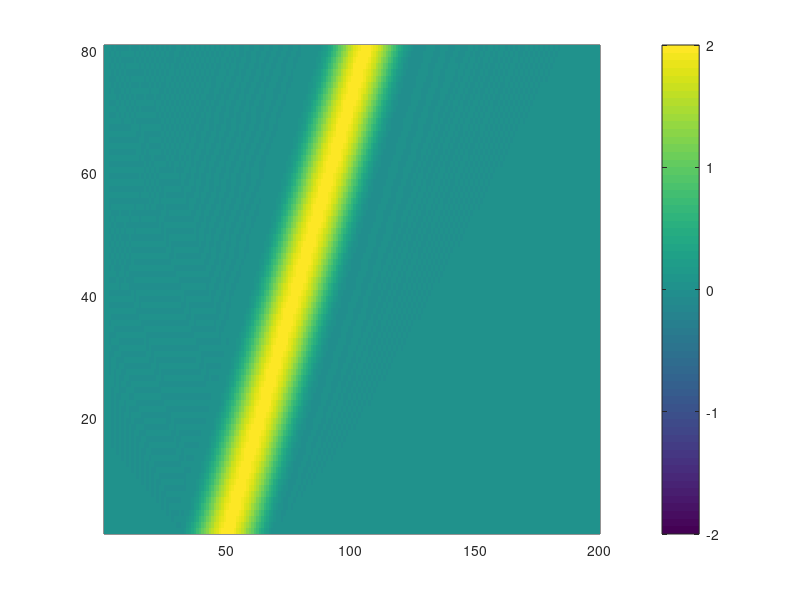

MATLAB code for this plot:
clear 
close all

%% condicion inicial
u(1:1:200) = 0;
for jj = -20:20
    u(1,jj+50) = 1 + cos(pi*jj/20);
end
%plot(u)

%c = -.5;
c = 2;
%Del_T = 1;
Del_T = .35; % delta_t <= delta_x / c,
% en este caso delta_x/c = 1/2,
% entonces delta_t debe ser menor a 1/2
% por tanto delta_t = .35 cumple esta condicion
Del_X = 1;

u5(1:200,1:80)=0;
u5(:,1)=u;

%% primer paso t=1
n=1;
for jj = 2:99
    u5(jj,n+1) = u5(jj,n) - c*(Del_T/2*Del_X)*(u5(jj+1,n) - u5(jj-1,n));
end

%% pasos t = 2:80
for n=2:80
    for jj=3:198
        u5(jj,n+1) = u5(jj,n-1) - ...
            c*2*(Del_T/Del_X)*( ((4/6)*(u5(jj+1,n) -u5(jj-1,n)) ) - ...
            (1/12)*( u5(jj+2,n) - u5(jj-2,n)) );
    end
    for jj = 199:199
        if c>0
           u5(jj,n+1) = u5(jj,n) - c*(Del_T/Del_X)*(u5(jj,n) - u5(jj-1,n));
        else
           u5(jj,n+1) = u5(jj,n) -  c*(Del_T/Del_X)*(u5(jj+1,n) - u5(jj,n));
        end
    end
    
    for jj = 2:2
        if c>0
           u5(jj,n+1) = u5(jj,n) - c*(Del_T/Del_X)*(u5(jj,n) - u5(jj-1,n));
        else
           u5(jj,n+1) = u5(jj,n) - c*(Del_T/Del_X)*(u5(jj+1,n) - u5(jj,n));
        end
    end
u5(1,n+1) = u5(199,n+1);
u5(200,n+1) = u5(2,n+1);
end
    
figure
pcolor(u5'), caxis([-2,2]), shading flat,colorbar
